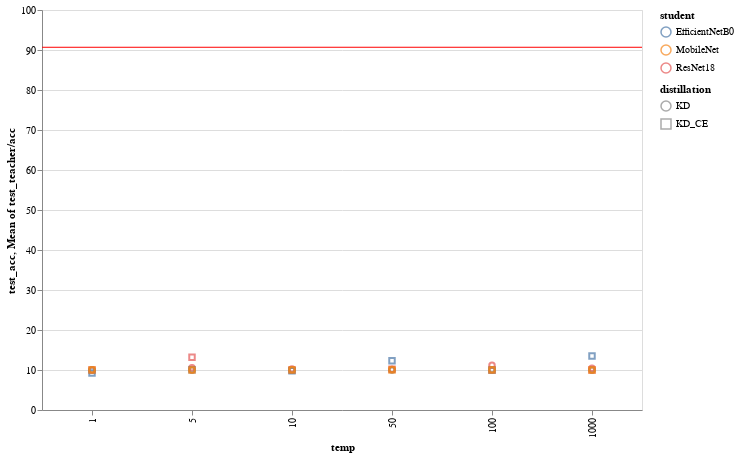

Here is the notebook cell this chart was saved with:
### Code cell
load_and_plot_KD(folder="./Cifar10/ResNet101/exp2/students")

### Figure 1 — Vega-Lite specification as saved in the notebook (floating-point values rounded to 4 significant figures)
{"config": {"view": {"continuousWidth": 400, "continuousHeight": 300}}, "layer": [{"mark": "point", "encoding": {"color": {"type": "nominal", "field": "student"}, "shape": {"type": "nominal", "field": "distillation"}, "tooltip": [{"type": "quantitative", "field": "test_acc"}, {"type": "quantitative", "field": "test_teacher/acc"}, {"type": "quantitative", "field": "test_loss"}, {"type": "quantitative", "field": "test_eval"}, {"type": "quantitative", "field": "train_acc"}, {"type": "quantitative", "field": "train_teacher/acc"}, {"type": "quantitative", "field": "train_loss"}, {"type": "quantitative", "field": "train_eval"}, {"type": "nominal", "field": "distillation"}, {"type": "quantitative", "field": "temp"}], "x": {"type": "ordinal", "field": "temp", "scale": {"base": 10, "type": "log", "zero": false}}, "y": {"type": "quantitative", "field": "test_acc", "scale": {"padding": 1, "zero": false}}}, "selection": {"selector002": {"type": "interval", "bind": "scales", "encodings": ["x", "y"]}}}, {"mark": {"type": "rule", "color": "red"}, "encoding": {"y": {"type": "quantitative", "aggregate": "mean", "field": "test_teacher/acc"}}}], "data": {"name": "data-31d090bfa06216b85b71044c99e9a022"}, "height": 400, "width": 600, "$schema": "https://vega.github.io/schema/vega-lite/v4.0.0.json", "datasets": {"data-31d090bfa06216b85b71044c99e9a022": [{"Unnamed: 0": 0, "test_acc": 10.0, "test_teacher/acc": 90.68, "test_loss": 11510.0, "test_eval": 2.303, "train_acc": 9.84, "train_teacher/acc": 10.0, "train_loss": 11520.0, "train_eval": 2.303, "epoch": 11, "lr": 0.01, "epochs": 20, "train_batch_size": 128, "test_batch_size": 100, "student": "ResNet18", "teacher": "ResNet101", "distillation": "KD_CE", "resume": true, "temp": 100.0}, {"Unnamed: 0": 1, "test_acc": 10.0, "test_teacher/acc": 90.68, "test_loss": 1.274, "test_eval": 2.326, "train_acc": 10.0, "train_teacher/acc": 10.0, "train_loss": 1.246, "train_eval": 2.328, "epoch": 0, "lr": 0.01, "epochs": 20, "train_batch_size": 128, "test_batch_size": 100, "student": "ResNet18", "teacher": "ResNet101", "distillation": "KD_CE", "resume": true, "temp": 1.0}, {"Unnamed: 0": 2, "test_acc": 10.0, "test_teacher/acc": 90.68, "test_loss": 1152000.0, "test_eval": 2.303, "train_acc": 9.934, "train_teacher/acc": 10.01, "train_loss": 1152000.0, "train_eval": 2.305, "epoch": 13, "lr": 0.01, "epochs": 20, "train_batch_size": 128, "test_batch_size": 100, "student": "ResNet18", "teacher": "ResNet101", "distillation": "KD_CE", "resume": true, "temp": 1000.0}, {"Unnamed: 0": 3, "test_acc": 10.0, "test_teacher/acc": 90.68, "test_loss": 115.2, "test_eval": 2.303, "train_acc": 9.946, "train_teacher/acc": 10.0, "train_loss": 115.2, "train_eval": 2.303, "epoch": 3, "lr": 0.01, "epochs": 20, "train_batch_size": 128, "test_batch_size": 100, "student": "ResNet18", "teacher": "ResNet101", "distillation": "KD_CE", "resume": true, "temp": 10.0}, {"Unnamed: 0": 4, "test_acc": 13.19, "test_teacher/acc": 90.68, "test_loss": 28.83, "test_eval": 2.303, "train_acc": 9.984, "train_teacher/acc": 9.996, "train_loss": 28.83, "train_eval": 2.303, "epoch": 22, "lr": 0.01, "epochs": 20, "train_batch_size": 128, "test_batch_size": 100, "student": "ResNet18", "teacher": "ResNet101", "distillation": "KD_CE", "resume": true, "temp": 5.0}, {"Unnamed: 0": 5, "test_acc": 10.2, "test_teacher/acc": 90.68, "test_loss": 2878.0, "test_eval": 2.302, "train_acc": 10.05, "train_teacher/acc": 10.01, "train_loss": 2879.0, "train_eval": 2.303, "epoch": 26, "lr": 0.01, "epochs": 20, "train_batch_size": 128, "test_batch_size": 100, "student": "ResNet18", "teacher": "ResNet101", "distillation": "KD_CE", "resume": true, "temp": 50.0}, {"Unnamed: 0": 6, "test_acc": 11.21, "test_teacher/acc": 90.68, "test_loss": 0.0007929, "test_eval": 9.148, "train_acc": 10.0, "train_teacher/acc": 9.996, "train_loss": 1.062e-06, "train_eval": 13.4, "epoch": 25, "lr": 0.01, "epochs": 20, "train_batch_size": 128, "test_batch_size": 100, "student": "ResNet18", "teacher": "ResNet101", "distillation": "KD", "resume": true, "temp": 100.0}, {"Unnamed: 0": 7, "test_acc": 10.0, "test_teacher/acc": 90.68, "test_loss": 1.09, "test_eval": 10.97, "train_acc": 10.0, "train_teacher/acc": 10.01, "train_loss": 0.0003872, "train_eval": 10.0, "epoch": 25, "lr": 0.01, "epochs": 20, "train_batch_size": 128, "test_batch_size": 100, "student": "ResNet18", "teacher": "ResNet101", "distillation": "KD", "resume": true, "temp": 1.0}, {"Unnamed: 0": 8, "test_acc": 10.44, "test_teacher/acc": 90.68, "test_loss": 9.713e-06, "test_eval": 11.73, "train_acc": 9.994, "train_teacher/acc": 9.99, "train_loss": 5.305e-09, "train_eval": 13.41, "epoch": 24, "lr": 0.01, "epochs": 20, "train_batch_size": 128, "test_batch_size": 100, "student": "ResNet18", "teacher": "ResNet101", "distillation": "KD", "resume": true, "temp": 1000.0}, {"Unnamed: 0": 9, "test_acc": 10.26, "test_teacher/acc": 90.68, "test_loss": 0.07357, "test_eval": 13.53, "train_acc": 9.996, "train_teacher/acc": 9.998, "train_loss": 0.0001066, "train_eval": 13.41, "epoch": 25, "lr": 0.01, "epochs": 20, "train_batch_size": 128, "test_batch_size": 100, "student": "ResNet18", "teacher": "ResNet101", "distillation": "KD", "resume": true, "temp": 10.0}, {"Unnamed: 0": 10, "test_acc": 10.57, "test_teacher/acc": 90.68, "test_loss": 0.1736, "test_eval": 10.76, "train_acc": 10.01, "train_teacher/acc": 10.01, "train_loss": 0.000317, "train_eval": 13.38, "epoch": 21, "lr": 0.01, "epochs": 20, "train_batch_size": 128, "test_batch_size": 100, "student": "ResNet18", "teacher": "ResNet101", "distillation": "KD", "resume": true, "temp": 5.0}, {"Unnamed: 0": 11, "test_acc": 10.15, "test_teacher/acc": 90.68, "test_loss": 0.003164, "test_eval": 9.273, "train_acc": 9.998, "train_teacher/acc": 9.998, "train_loss": 4.12e-06, "train_eval": 13.4, "epoch": 29, "lr": 0.01, "epochs": 20, "train_batch_size": 128, "test_batch_size": 100, "student": "ResNet18", "teacher": "ResNet101", "distillation": "KD", "resume": true, "temp": 50.0}, {"Unnamed: 0": 12, "test_acc": 9.97, "test_teacher/acc": 90.68, "test_loss": 11540.0, "test_eval": 2.308, "train_acc": 9.968, "train_teacher/acc": 9.996, "train_loss": 11530.0, "train_eval": 2.307, "epoch": 6, "lr": 0.01, "epochs": 10, "train_batch_size": 128, "test_batch_size": 100, "student": "EfficientNetB0", "teacher": "ResNet101", "distillation": "KD_CE", "resume": true, "temp": 100.0}, {"Unnamed: 0": 13, "test_acc": 9.24, "test_teacher/acc": 90.68, "test_loss": 1.343, "test_eval": 2.452, "train_acc": 9.998, "train_teacher/acc": 9.996, "train_loss": 1.248, "train_eval": 2.332, "epoch": 0, "lr": 0.01, "epochs": 10, "train_batch_size": 128, "test_batch_size": 100, "student": "EfficientNetB0", "teacher": "ResNet101", "distillation": "KD_CE", "resume": true, "temp": 1.0}, {"Unnamed: 0": 14, "test_acc": 13.49, "test_teacher/acc": 90.68, "test_loss": 1172000.0, "test_eval": 2.345, "train_acc": 9.8, "train_teacher/acc": 10.0, "train_loss": 1153000.0, "train_eval": 2.306, "epoch": 14, "lr": 0.01, "epochs": 10, "train_batch_size": 128, "test_batch_size": 100, "student": "EfficientNetB0", "teacher": "ResNet101", "distillation": "KD_CE", "resume": true, "temp": 1000.0}, {"Unnamed: 0": 15, "test_acc": 9.84, "test_teacher/acc": 90.68, "test_loss": 115.2, "test_eval": 2.304, "train_acc": 9.69, "train_teacher/acc": 9.994, "train_loss": 115.3, "train_eval": 2.306, "epoch": 6, "lr": 0.01, "epochs": 10, "train_batch_size": 128, "test_batch_size": 100, "student": "EfficientNetB0", "teacher": "ResNet101", "distillation": "KD_CE", "resume": true, "temp": 10.0}, {"Unnamed: 0": 16, "test_acc": 10.05, "test_teacher/acc": 90.68, "test_loss": 31.53, "test_eval": 2.518, "train_acc": 9.946, "train_teacher/acc": 10.0, "train_loss": 28.86, "train_eval": 2.306, "epoch": 10, "lr": 0.01, "epochs": 10, "train_batch_size": 128, "test_batch_size": 100, "student": "EfficientNetB0", "teacher": "ResNet101", "distillation": "KD_CE", "resume": true, "temp": 5.0}, {"Unnamed: 0": 17, "test_acc": 12.29, "test_teacher/acc": 90.68, "test_loss": 3535.0, "test_eval": 2.828, "train_acc": 9.85, "train_teacher/acc": 10.0, "train_loss": 2883.0, "train_eval": 2.306, "epoch": 5, "lr": 0.01, "epochs": 10, "train_batch_size": 128, "test_batch_size": 100, "student": "EfficientNetB0", "teacher": "ResNet101", "distillation": "KD_CE", "resume": true, "temp": 50.0}, {"Unnamed: 0": 18, "test_acc": 10.04, "test_teacher/acc": 90.68, "test_loss": 0.001038, "test_eval": 13.7, "train_acc": 10.0, "train_teacher/acc": 10.0, "train_loss": 7.724e-06, "train_eval": 13.44, "epoch": 7, "lr": 0.01, "epochs": 20, "train_batch_size": 128, "test_batch_size": 100, "student": "EfficientNetB0", "teacher": "ResNet101", "distillation": "KD", "resume": true, "temp": 100.0}, {"Unnamed: 0": 19, "test_acc": 10.0, "test_teacher/acc": 90.68, "test_loss": 0.8875, "test_eval": 8.96, "train_acc": 10.0, "train_teacher/acc": 9.996, "train_loss": 0.00232, "train_eval": 8.522, "epoch": 0, "lr": 0.01, "epochs": 20, "train_batch_size": 128, "test_batch_size": 100, "student": "EfficientNetB0", "teacher": "ResNet101", "distillation": "KD", "resume": true, "temp": 1.0}, {"Unnamed: 0": 20, "test_acc": 10.01, "test_teacher/acc": 90.68, "test_loss": 1.205e-05, "test_eval": 15.51, "train_acc": 9.994, "train_teacher/acc": 9.994, "train_loss": 3.211e-08, "train_eval": 13.43, "epoch": 0, "lr": 0.01, "epochs": 20, "train_batch_size": 128, "test_batch_size": 100, "student": "EfficientNetB0", "teacher": "ResNet101", "distillation": "KD", "resume": true, "temp": 1000.0}, {"Unnamed: 0": 21, "test_acc": 10.0, "test_teacher/acc": 90.68, "test_loss": 0.06776, "test_eval": 13.37, "train_acc": 10.0, "train_teacher/acc": 10.01, "train_loss": 0.001309, "train_eval": 13.3, "epoch": 0, "lr": 0.01, "epochs": 20, "train_batch_size": 128, "test_batch_size": 100, "student": "EfficientNetB0", "teacher": "ResNet101", "distillation": "KD", "resume": true, "temp": 10.0}, {"Unnamed: 0": 22, "test_acc": 10.0, "test_teacher/acc": 90.68, "test_loss": 0.1909, "test_eval": 12.9, "train_acc": 10.0, "train_teacher/acc": 9.998, "train_loss": 0.003368, "train_eval": 12.96, "epoch": 0, "lr": 0.01, "epochs": 20, "train_batch_size": 128, "test_batch_size": 100, "student": "EfficientNetB0", "teacher": "ResNet101", "distillation": "KD", "resume": true, "temp": 5.0}, {"Unnamed: 0": 23, "test_acc": 10.0, "test_teacher/acc": 90.68, "test_loss": 0.003786, "test_eval": 13.6, "train_acc": 10.0, "train_teacher/acc": 10.0, "train_loss": 6.731e-05, "train_eval": 13.43, "epoch": 0, "lr": 0.01, "epochs": 20, "train_batch_size": 128, "test_batch_size": 100, "student": "EfficientNetB0", "teacher": "ResNet101", "distillation": "KD", "resume": true, "temp": 50.0}, {"Unnamed: 0": 24, "test_acc": 10.0, "test_teacher/acc": 90.68, "test_loss": 11510.0, "test_eval": 2.303, "train_acc": 9.948, "train_teacher/acc": 10.01, "train_loss": 11520.0, "train_eval": 2.303, "epoch": 1, "lr": 0.01, "epochs": 20, "train_batch_size": 128, "test_batch_size": 100, "student": "MobileNet", "teacher": "ResNet101", "distillation": "KD_CE", "resume": true, "temp": 100.0}, {"Unnamed: 0": 25, "test_acc": 10.0, "test_teacher/acc": 90.68, "test_loss": 1.275, "test_eval": 2.328, "train_acc": 10.0, "train_teacher/acc": 10.01, "train_loss": 1.246, "train_eval": 2.328, "epoch": 0, "lr": 0.01, "epochs": 20, "train_batch_size": 128, "test_batch_size": 100, "student": "MobileNet", "teacher": "ResNet101", "distillation": "KD_CE", "resume": true, "temp": 1.0}, {"Unnamed: 0": 26, "test_acc": 10.0, "test_teacher/acc": 90.68, "test_loss": 1152000.0, "test_eval": 2.305, "train_acc": 10.1, "train_teacher/acc": 10.0, "train_loss": 1152000.0, "train_eval": 2.303, "epoch": 17, "lr": 0.01, "epochs": 20, "train_batch_size": 128, "test_batch_size": 100, "student": "MobileNet", "teacher": "ResNet101", "distillation": "KD_CE", "resume": true, "temp": 1000.0}, {"Unnamed: 0": 27, "test_acc": 10.0, "test_teacher/acc": 90.68, "test_loss": 115.2, "test_eval": 2.304, "train_acc": 9.946, "train_teacher/acc": 9.998, "train_loss": 115.2, "train_eval": 2.303, "epoch": 5, "lr": 0.01, "epochs": 20, "train_batch_size": 128, "test_batch_size": 100, "student": "MobileNet", "teacher": "ResNet101", "distillation": "KD_CE", "resume": true, "temp": 10.0}, {"Unnamed: 0": 28, "test_acc": 10.0, "test_teacher/acc": 90.68, "test_loss": 28.84, "test_eval": 2.303, "train_acc": 9.746, "train_teacher/acc": 9.998, "train_loss": 28.83, "train_eval": 2.303, "epoch": 1, "lr": 0.01, "epochs": 20, "train_batch_size": 128, "test_batch_size": 100, "student": "MobileNet", "teacher": "ResNet101", "distillation": "KD_CE", "resume": true, "temp": 5.0}, {"Unnamed: 0": 29, "test_acc": 10.0, "test_teacher/acc": 90.68, "test_loss": 2879.0, "test_eval": 2.303, "train_acc": 9.922, "train_teacher/acc": 9.996, "train_loss": 2879.0, "train_eval": 2.303, "epoch": 5, "lr": 0.01, "epochs": 20, "train_batch_size": 128, "test_batch_size": 100, "student": "MobileNet", "teacher": "ResNet101", "distillation": "KD_CE", "resume": true, "temp": 50.0}, {"Unnamed: 0": 30, "test_acc": 10.09, "test_teacher/acc": 90.68, "test_loss": 0.001035, "test_eval": 13.37, "train_acc": 10.0, "train_teacher/acc": 9.992, "train_loss": 7.695e-06, "train_eval": 13.44, "epoch": 18, "lr": 0.01, "epochs": 20, "train_batch_size": 128, "test_batch_size": 100, "student": "MobileNet", "teacher": "ResNet101", "distillation": "KD", "resume": true, "temp": 100.0}, {"Unnamed: 0": 31, "test_acc": 10.07, "test_teacher/acc": 90.68, "test_loss": 2.864, "test_eval": 28.81, "train_acc": 10.0, "train_teacher/acc": 9.994, "train_loss": 0.002305, "train_eval": 8.808, "epoch": 19, "lr": 0.01, "epochs": 20, "train_batch_size": 128, "test_batch_size": 100, "student": "MobileNet", "teacher": "ResNet101", "distillation": "KD", "resume": true, "temp": 1.0}, {"Unnamed: 0": 32, "test_acc": 10.0, "test_teacher/acc": 90.68, "test_loss": 1.705e-05, "test_eval": 21.8, "train_acc": 10.0, "train_teacher/acc": 10.0, "train_loss": 1.378e-07, "train_eval": 13.44, "epoch": 0, "lr": 0.01, "epochs": 20, "train_batch_size": 128, "test_batch_size": 100, "student": "MobileNet", "teacher": "ResNet101", "distillation": "KD", "resume": true, "temp": 1000.0}, {"Unnamed: 0": 33, "test_acc": 10.09, "test_teacher/acc": 90.68, "test_loss": 0.09074, "test_eval": 14.48, "train_acc": 10.0, "train_teacher/acc": 9.994, "train_loss": 0.0006069, "train_eval": 13.37, "epoch": 17, "lr": 0.01, "epochs": 20, "train_batch_size": 128, "test_batch_size": 100, "student": "MobileNet", "teacher": "ResNet101", "distillation": "KD", "resume": true, "temp": 10.0}, {"Unnamed: 0": 34, "test_acc": 10.01, "test_teacher/acc": 90.68, "test_loss": 0.219, "test_eval": 14.37, "train_acc": 10.0, "train_teacher/acc": 9.994, "train_loss": 0.001334, "train_eval": 13.26, "epoch": 17, "lr": 0.01, "epochs": 20, "train_batch_size": 128, "test_batch_size": 100, "student": "MobileNet", "teacher": "ResNet101", "distillation": "KD", "resume": true, "temp": 5.0}, {"Unnamed: 0": 35, "test_acc": 10.12, "test_teacher/acc": 90.68, "test_loss": 0.2901, "test_eval": 116.8, "train_acc": 10.0, "train_teacher/acc": 10.0, "train_loss": 3.589e-05, "train_eval": 13.44, "epoch": 11, "lr": 0.01, "epochs": 20, "train_batch_size": 128, "test_batch_size": 100, "student": "MobileNet", "teacher": "ResNet101", "distillation": "KD", "resume": true, "temp": 50.0}]}}
